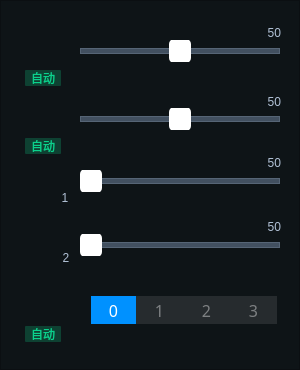
<?xml version="1.0" encoding="UTF-8"?>
<ui version="4.0">
 <class>ProcessingWidget</class>
 <widget class="QFrame" name="ProcessingWidget">
  <property name="geometry">
   <rect>
    <x>0</x>
    <y>0</y>
    <width>300</width>
    <height>370</height>
   </rect>
  </property>
  <property name="minimumSize">
   <size>
    <width>300</width>
    <height>370</height>
   </size>
  </property>
  <property name="maximumSize">
   <size>
    <width>300</width>
    <height>370</height>
   </size>
  </property>
  <property name="focusPolicy">
   <enum>Qt::ClickFocus</enum>
  </property>
  <property name="windowTitle">
   <string>Frame</string>
  </property>
  <property name="styleSheet">
   <string notr="true">QFrame
{
background:#0E1417;
}</string>
  </property>
  <property name="frameShape">
   <enum>QFrame::StyledPanel</enum>
  </property>
  <property name="frameShadow">
   <enum>QFrame::Raised</enum>
  </property>
  <widget class="CArmBothwaySlider" name="contsSlider">
   <property name="geometry">
    <rect>
     <x>80</x>
     <y>40</y>
     <width>200</width>
     <height>22</height>
    </rect>
   </property>
   <property name="minimumSize">
    <size>
     <width>200</width>
     <height>0</height>
    </size>
   </property>
   <property name="maximumSize">
    <size>
     <width>200</width>
     <height>16777215</height>
    </size>
   </property>
   <property name="mouseTracking">
    <bool>false</bool>
   </property>
   <property name="focusPolicy">
    <enum>Qt::NoFocus</enum>
   </property>
   <property name="styleSheet">
    <string notr="true">QSlider::groove:horizontal{
height: 4px;
background-color:rgba(66,80,96,1) ;
border: 1px solid #566576;
border-radius: 0px;
padding-left:-1px;
padding right:-1px;}
        
QSlider::sub-page:horizontal{
height: 4px;
background: transparent;
border: 1px solid transparent;
border-radius: 2px;
}
  
QSlider::handle:horizontal
{
    width: 22px;
    background-color:rgba(255,255,255,1);
    margin-top: -10px;
    margin-bottom: -10px;
border-radius: 5px;
}</string>
   </property>
   <property name="minimum">
    <number>-100</number>
   </property>
   <property name="maximum">
    <number>100</number>
   </property>
   <property name="singleStep">
    <number>1</number>
   </property>
   <property name="orientation">
    <enum>Qt::Horizontal</enum>
   </property>
  </widget>
  <widget class="CArmBothwaySlider" name="brtSlider">
   <property name="geometry">
    <rect>
     <x>80</x>
     <y>108</y>
     <width>200</width>
     <height>22</height>
    </rect>
   </property>
   <property name="minimumSize">
    <size>
     <width>200</width>
     <height>0</height>
    </size>
   </property>
   <property name="maximumSize">
    <size>
     <width>200</width>
     <height>16777215</height>
    </size>
   </property>
   <property name="focusPolicy">
    <enum>Qt::NoFocus</enum>
   </property>
   <property name="styleSheet">
    <string notr="true">QSlider::groove:horizontal{
height: 4px;
background-color:rgba(66,80,96,1) ;
border: 1px solid #566576;
border-radius: 0px;
padding-left:-1px;
padding right:-1px;}
        
QSlider::sub-page:horizontal{
height: 4px;
background: transparent;
border: 1px solid transparent;
border-radius: 2px;
}
  
QSlider::handle:horizontal
{
    width: 22px;
    background-color:rgba(255,255,255,1);
    margin-top: -10px;
    margin-bottom: -10px;
border-radius: 5px;
}</string>
   </property>
   <property name="minimum">
    <number>-100</number>
   </property>
   <property name="maximum">
    <number>100</number>
   </property>
   <property name="orientation">
    <enum>Qt::Horizontal</enum>
   </property>
  </widget>
  <widget class="QLabel" name="label">
   <property name="geometry">
    <rect>
     <x>30</x>
     <y>40</y>
     <width>24</width>
     <height>24</height>
    </rect>
   </property>
   <property name="minimumSize">
    <size>
     <width>24</width>
     <height>24</height>
    </size>
   </property>
   <property name="maximumSize">
    <size>
     <width>24</width>
     <height>24</height>
    </size>
   </property>
   <property name="styleSheet">
    <string notr="true">QLabel
{
image:url(&quot;:/FunctionalWidget/FunctionalWidget/Review/Resource/Contrasticon.png&quot;);
}</string>
   </property>
   <property name="text">
    <string/>
   </property>
  </widget>
  <widget class="QLabel" name="contsAuto">
   <property name="geometry">
    <rect>
     <x>25</x>
     <y>70</y>
     <width>36</width>
     <height>16</height>
    </rect>
   </property>
   <property name="minimumSize">
    <size>
     <width>36</width>
     <height>16</height>
    </size>
   </property>
   <property name="maximumSize">
    <size>
     <width>36</width>
     <height>16</height>
    </size>
   </property>
   <property name="styleSheet">
    <string notr="true">QLabel
{
background:rgba(11,209,140,0.24);
border-radius:1px;
opacity:0.24;
color:rgba(11,209,140,1);
}</string>
   </property>
   <property name="text">
    <string>自动</string>
   </property>
   <property name="alignment">
    <set>Qt::AlignCenter</set>
   </property>
  </widget>
  <widget class="QLabel" name="label_3">
   <property name="geometry">
    <rect>
     <x>30</x>
     <y>108</y>
     <width>24</width>
     <height>24</height>
    </rect>
   </property>
   <property name="minimumSize">
    <size>
     <width>24</width>
     <height>24</height>
    </size>
   </property>
   <property name="maximumSize">
    <size>
     <width>24</width>
     <height>24</height>
    </size>
   </property>
   <property name="styleSheet">
    <string notr="true">QLabel
{
image:url(&quot;:/FunctionalWidget/FunctionalWidget/Review/Resource/Bricon.png&quot;);
}</string>
   </property>
   <property name="text">
    <string/>
   </property>
  </widget>
  <widget class="QLabel" name="brtAuto">
   <property name="geometry">
    <rect>
     <x>25</x>
     <y>138</y>
     <width>36</width>
     <height>16</height>
    </rect>
   </property>
   <property name="minimumSize">
    <size>
     <width>36</width>
     <height>16</height>
    </size>
   </property>
   <property name="maximumSize">
    <size>
     <width>36</width>
     <height>16</height>
    </size>
   </property>
   <property name="styleSheet">
    <string notr="true">QLabel
{
background:rgba(11,209,140,0.24);
border-radius:1px;
opacity:0.24;
color:rgba(11,209,140,1);
}</string>
   </property>
   <property name="text">
    <string>自动</string>
   </property>
   <property name="alignment">
    <set>Qt::AlignCenter</set>
   </property>
  </widget>
  <widget class="QSlider" name="shpSlider">
   <property name="geometry">
    <rect>
     <x>80</x>
     <y>170</y>
     <width>200</width>
     <height>22</height>
    </rect>
   </property>
   <property name="minimumSize">
    <size>
     <width>200</width>
     <height>0</height>
    </size>
   </property>
   <property name="maximumSize">
    <size>
     <width>200</width>
     <height>16777215</height>
    </size>
   </property>
   <property name="focusPolicy">
    <enum>Qt::NoFocus</enum>
   </property>
   <property name="styleSheet">
    <string notr="true">QSlider::groove:horizontal{
height: 4px;
background-color:rgba(66,80,96,1) ;
border: 1px solid #566576;
border-radius: 0px;
padding-left:-1px;
padding right:-1px;}
        
QSlider::sub-page:horizontal{
height: 4px;
background: qlineargradient(x1 : 0, y1 : 0, x2 : 0, y2 : 1, stop : 0 #0091FF, stop:1 #0091FF);
background: qlineargradient(x1 : 0, y1 : 0.2, x2 : 1, y2 : 1, stop : 0 #0091FF, stop:1 #0091FF);
border: 1px solid #4A708B;
border-radius: 2px;
}
  
QSlider::handle:horizontal
{
    width: 22px;
    background-color:rgba(255,255,255,1);
    margin-top: -10px;
    margin-bottom: -10px;
border-radius: 5px;
}</string>
   </property>
   <property name="maximum">
    <number>10</number>
   </property>
   <property name="pageStep">
    <number>1</number>
   </property>
   <property name="orientation">
    <enum>Qt::Horizontal</enum>
   </property>
  </widget>
  <widget class="QLabel" name="label_5">
   <property name="geometry">
    <rect>
     <x>30</x>
     <y>170</y>
     <width>24</width>
     <height>24</height>
    </rect>
   </property>
   <property name="minimumSize">
    <size>
     <width>24</width>
     <height>24</height>
    </size>
   </property>
   <property name="maximumSize">
    <size>
     <width>24</width>
     <height>24</height>
    </size>
   </property>
   <property name="styleSheet">
    <string notr="true">QLabel
{
image:url(:/FunctionalWidget/FunctionalWidget/Review/Resource/Shicon.png);
}</string>
   </property>
   <property name="text">
    <string/>
   </property>
  </widget>
  <widget class="QSlider" name="dnsSlider">
   <property name="geometry">
    <rect>
     <x>80</x>
     <y>234</y>
     <width>200</width>
     <height>22</height>
    </rect>
   </property>
   <property name="minimumSize">
    <size>
     <width>200</width>
     <height>0</height>
    </size>
   </property>
   <property name="maximumSize">
    <size>
     <width>200</width>
     <height>16777215</height>
    </size>
   </property>
   <property name="focusPolicy">
    <enum>Qt::NoFocus</enum>
   </property>
   <property name="styleSheet">
    <string notr="true">QSlider::groove:horizontal{
height: 4px;
background-color:rgba(66,80,96,1) ;
border: 1px solid #566576;
border-radius: 0px;
padding-left:-1px;
padding right:-1px;}
        
QSlider::sub-page:horizontal{
height: 4px;
background: qlineargradient(x1 : 0, y1 : 0, x2 : 0, y2 : 1, stop : 0 #0091FF, stop:1 #0091FF);
background: qlineargradient(x1 : 0, y1 : 0.2, x2 : 1, y2 : 1, stop : 0 #0091FF, stop:1 #0091FF);
border: 1px solid #4A708B;
border-radius: 2px;
}
  
QSlider::handle:horizontal
{
    width: 22px;
    background-color:rgba(255,255,255,1);
    margin-top: -10px;
    margin-bottom: -10px;
border-radius: 5px;
}</string>
   </property>
   <property name="maximum">
    <number>10</number>
   </property>
   <property name="pageStep">
    <number>1</number>
   </property>
   <property name="orientation">
    <enum>Qt::Horizontal</enum>
   </property>
  </widget>
  <widget class="QLabel" name="label_7">
   <property name="geometry">
    <rect>
     <x>30</x>
     <y>234</y>
     <width>24</width>
     <height>24</height>
    </rect>
   </property>
   <property name="minimumSize">
    <size>
     <width>24</width>
     <height>24</height>
    </size>
   </property>
   <property name="maximumSize">
    <size>
     <width>24</width>
     <height>24</height>
    </size>
   </property>
   <property name="styleSheet">
    <string notr="true">QLabel
{
image:url(:/FunctionalWidget/FunctionalWidget/Review/Resource/Densicon.png);
}</string>
   </property>
   <property name="text">
    <string/>
   </property>
  </widget>
  <widget class="QLabel" name="label_8">
   <property name="geometry">
    <rect>
     <x>30</x>
     <y>296</y>
     <width>24</width>
     <height>24</height>
    </rect>
   </property>
   <property name="minimumSize">
    <size>
     <width>24</width>
     <height>24</height>
    </size>
   </property>
   <property name="maximumSize">
    <size>
     <width>24</width>
     <height>24</height>
    </size>
   </property>
   <property name="styleSheet">
    <string notr="true">QLabel
{
image:url(:/FunctionalWidget/FunctionalWidget/Review/Resource/Mticon.png);
}</string>
   </property>
   <property name="text">
    <string/>
   </property>
  </widget>
  <widget class="QToolButton" name="mt0Btn">
   <property name="geometry">
    <rect>
     <x>91</x>
     <y>296</y>
     <width>45</width>
     <height>28</height>
    </rect>
   </property>
   <property name="sizePolicy">
    <sizepolicy hsizetype="Expanding" vsizetype="Fixed">
     <horstretch>0</horstretch>
     <verstretch>0</verstretch>
    </sizepolicy>
   </property>
   <property name="minimumSize">
    <size>
     <width>0</width>
     <height>28</height>
    </size>
   </property>
   <property name="maximumSize">
    <size>
     <width>16777215</width>
     <height>28</height>
    </size>
   </property>
   <property name="focusPolicy">
    <enum>Qt::NoFocus</enum>
   </property>
   <property name="styleSheet">
    <string notr="true">QToolButton
{
background-color:rgba(255,255,255,0.1);
border-radius:0px;
font:16px Microsoft YaHei;
color:rgba(255,255,255,0.4);
border: 1px solid transparent;
}

QToolButton:checked
{
background-color:rgba(0,145,255,1); 
border-radius:0px 0px 0px 2px;
font:16px Microsoft YaHei; 
color:rgba(255,255,255,1);
border: 1px solid transparent;
}
</string>
   </property>
   <property name="text">
    <string>0</string>
   </property>
   <property name="checkable">
    <bool>true</bool>
   </property>
   <property name="checked">
    <bool>true</bool>
   </property>
  </widget>
  <widget class="QToolButton" name="mt1Btn">
   <property name="geometry">
    <rect>
     <x>136</x>
     <y>296</y>
     <width>47</width>
     <height>28</height>
    </rect>
   </property>
   <property name="minimumSize">
    <size>
     <width>47</width>
     <height>28</height>
    </size>
   </property>
   <property name="maximumSize">
    <size>
     <width>16777215</width>
     <height>28</height>
    </size>
   </property>
   <property name="focusPolicy">
    <enum>Qt::NoFocus</enum>
   </property>
   <property name="styleSheet">
    <string notr="true">QToolButton
{
background-color:rgba(255,255,255,0.1);
border-radius:0px;
font:16px Microsoft YaHei;
color:rgba(255,255,255,0.4);
border:none;
}

QToolButton:checked
{
background-color:rgba(0,145,255,1); 
border-radius:0px 0px 0px 2px;
font:16px Microsoft YaHei; 
color:rgba(255,255,255,1);
border:none;
}
</string>
   </property>
   <property name="text">
    <string>1</string>
   </property>
   <property name="checkable">
    <bool>true</bool>
   </property>
   <property name="checked">
    <bool>false</bool>
   </property>
  </widget>
  <widget class="QToolButton" name="mt2Btn">
   <property name="geometry">
    <rect>
     <x>183</x>
     <y>296</y>
     <width>47</width>
     <height>28</height>
    </rect>
   </property>
   <property name="minimumSize">
    <size>
     <width>47</width>
     <height>28</height>
    </size>
   </property>
   <property name="maximumSize">
    <size>
     <width>16777215</width>
     <height>28</height>
    </size>
   </property>
   <property name="focusPolicy">
    <enum>Qt::NoFocus</enum>
   </property>
   <property name="styleSheet">
    <string notr="true">QToolButton
{
background-color:rgba(255,255,255,0.1);
border-radius:0px;
font:16px Microsoft YaHei;
color:rgba(255,255,255,0.4);
border:none;
}

QToolButton:checked
{
background-color:rgba(0,145,255,1); 
border-radius:0px 0px 0px 2px;
font:16px Microsoft YaHei; 
color:rgba(255,255,255,1);
border:none;
}
</string>
   </property>
   <property name="text">
    <string>2</string>
   </property>
   <property name="checkable">
    <bool>true</bool>
   </property>
  </widget>
  <widget class="QToolButton" name="mt3Btn">
   <property name="geometry">
    <rect>
     <x>230</x>
     <y>296</y>
     <width>47</width>
     <height>28</height>
    </rect>
   </property>
   <property name="minimumSize">
    <size>
     <width>47</width>
     <height>28</height>
    </size>
   </property>
   <property name="maximumSize">
    <size>
     <width>16777215</width>
     <height>28</height>
    </size>
   </property>
   <property name="focusPolicy">
    <enum>Qt::NoFocus</enum>
   </property>
   <property name="styleSheet">
    <string notr="true">QToolButton
{
background-color:rgba(255,255,255,0.1);
border-radius:0px;
font:16px Microsoft YaHei;
color:rgba(255,255,255,0.4);
border:none;
}

QToolButton:checked
{
background-color:rgba(0,145,255,1); 
border-radius:0px 0px 0px 2px;
font:16px Microsoft YaHei; 
color:rgba(255,255,255,1);
border:none;
}
</string>
   </property>
   <property name="text">
    <string>3</string>
   </property>
   <property name="checkable">
    <bool>true</bool>
   </property>
  </widget>
  <widget class="QToolButton" name="dnsBtn">
   <property name="geometry">
    <rect>
     <x>54</x>
     <y>250</y>
     <width>24</width>
     <height>16</height>
    </rect>
   </property>
   <property name="minimumSize">
    <size>
     <width>24</width>
     <height>16</height>
    </size>
   </property>
   <property name="maximumSize">
    <size>
     <width>24</width>
     <height>16</height>
    </size>
   </property>
   <property name="focusPolicy">
    <enum>Qt::NoFocus</enum>
   </property>
   <property name="layoutDirection">
    <enum>Qt::RightToLeft</enum>
   </property>
   <property name="styleSheet">
    <string notr="true">QToolButton
{
border:none;
background:#0E1417;
color:#B1C1D6;
font: 12px &quot;Microsoft YaHei&quot;;
}</string>
   </property>
   <property name="text">
    <string>2</string>
   </property>
   <property name="icon">
    <iconset resource="../../CArmWorkStation.qrc">
     <normaloff>:/FunctionalWidget/FunctionalWidget/Review/Resource/triangle.png</normaloff>:/FunctionalWidget/FunctionalWidget/Review/Resource/triangle.png</iconset>
   </property>
   <property name="iconSize">
    <size>
     <width>7</width>
     <height>7</height>
    </size>
   </property>
   <property name="toolButtonStyle">
    <enum>Qt::ToolButtonTextBesideIcon</enum>
   </property>
  </widget>
  <widget class="QToolButton" name="shpBtn">
   <property name="geometry">
    <rect>
     <x>54</x>
     <y>190</y>
     <width>22</width>
     <height>16</height>
    </rect>
   </property>
   <property name="minimumSize">
    <size>
     <width>22</width>
     <height>16</height>
    </size>
   </property>
   <property name="maximumSize">
    <size>
     <width>22</width>
     <height>16</height>
    </size>
   </property>
   <property name="focusPolicy">
    <enum>Qt::NoFocus</enum>
   </property>
   <property name="layoutDirection">
    <enum>Qt::RightToLeft</enum>
   </property>
   <property name="styleSheet">
    <string notr="true">QToolButton
{
border:none;
background:#0E1417;
color:#B1C1D6;
font: 12px &quot;Microsoft YaHei&quot;;
}</string>
   </property>
   <property name="text">
    <string>1</string>
   </property>
   <property name="icon">
    <iconset resource="../../CArmWorkStation.qrc">
     <normaloff>:/FunctionalWidget/FunctionalWidget/Review/Resource/triangle.png</normaloff>:/FunctionalWidget/FunctionalWidget/Review/Resource/triangle.png</iconset>
   </property>
   <property name="iconSize">
    <size>
     <width>7</width>
     <height>7</height>
    </size>
   </property>
   <property name="toolButtonStyle">
    <enum>Qt::ToolButtonTextBesideIcon</enum>
   </property>
  </widget>
  <widget class="QLabel" name="contsValue">
   <property name="geometry">
    <rect>
     <x>220</x>
     <y>25</y>
     <width>61</width>
     <height>16</height>
    </rect>
   </property>
   <property name="styleSheet">
    <string notr="true">QLabel
{
border:none;
background:transparent;
color:#B1C1D6;
font: 12px &quot;Microsoft YaHei&quot;;
}</string>
   </property>
   <property name="text">
    <string>50</string>
   </property>
   <property name="alignment">
    <set>Qt::AlignRight|Qt::AlignTrailing|Qt::AlignVCenter</set>
   </property>
  </widget>
  <widget class="QLabel" name="brtValue">
   <property name="geometry">
    <rect>
     <x>220</x>
     <y>91</y>
     <width>61</width>
     <height>21</height>
    </rect>
   </property>
   <property name="styleSheet">
    <string notr="true">QLabel
{
border:none;
background:transparent;
color:#B1C1D6;
font: 12px &quot;Microsoft YaHei&quot;;
}</string>
   </property>
   <property name="text">
    <string>50</string>
   </property>
   <property name="alignment">
    <set>Qt::AlignRight|Qt::AlignTrailing|Qt::AlignVCenter</set>
   </property>
  </widget>
  <widget class="QLabel" name="shpValue">
   <property name="geometry">
    <rect>
     <x>210</x>
     <y>155</y>
     <width>71</width>
     <height>16</height>
    </rect>
   </property>
   <property name="styleSheet">
    <string notr="true">QLabel
{
border:none;
background:transparent;
color:#B1C1D6;
font: 12px &quot;Microsoft YaHei&quot;;
}</string>
   </property>
   <property name="text">
    <string>50</string>
   </property>
   <property name="alignment">
    <set>Qt::AlignRight|Qt::AlignTrailing|Qt::AlignVCenter</set>
   </property>
  </widget>
  <widget class="QLabel" name="dnsValue">
   <property name="geometry">
    <rect>
     <x>210</x>
     <y>219</y>
     <width>71</width>
     <height>16</height>
    </rect>
   </property>
   <property name="styleSheet">
    <string notr="true">QLabel
{
border:none;
background:transparent;
color:#B1C1D6;
font: 12px &quot;Microsoft YaHei&quot;;
}</string>
   </property>
   <property name="text">
    <string>50</string>
   </property>
   <property name="alignment">
    <set>Qt::AlignRight|Qt::AlignTrailing|Qt::AlignVCenter</set>
   </property>
  </widget>
  <widget class="QLabel" name="mtAuto">
   <property name="geometry">
    <rect>
     <x>25</x>
     <y>326</y>
     <width>36</width>
     <height>16</height>
    </rect>
   </property>
   <property name="minimumSize">
    <size>
     <width>36</width>
     <height>16</height>
    </size>
   </property>
   <property name="maximumSize">
    <size>
     <width>36</width>
     <height>16</height>
    </size>
   </property>
   <property name="styleSheet">
    <string notr="true">QLabel
{
background:rgba(11,209,140,0.24);
border-radius:1px;
opacity:0.24;
color:rgba(11,209,140,1);
}</string>
   </property>
   <property name="text">
    <string>自动</string>
   </property>
   <property name="alignment">
    <set>Qt::AlignCenter</set>
   </property>
  </widget>
  <zorder>contsSlider</zorder>
  <zorder>brtSlider</zorder>
  <zorder>label</zorder>
  <zorder>contsAuto</zorder>
  <zorder>label_3</zorder>
  <zorder>brtAuto</zorder>
  <zorder>shpSlider</zorder>
  <zorder>label_5</zorder>
  <zorder>dnsSlider</zorder>
  <zorder>label_8</zorder>
  <zorder>mt0Btn</zorder>
  <zorder>mt1Btn</zorder>
  <zorder>mt2Btn</zorder>
  <zorder>mt3Btn</zorder>
  <zorder>dnsBtn</zorder>
  <zorder>shpBtn</zorder>
  <zorder>contsValue</zorder>
  <zorder>brtValue</zorder>
  <zorder>shpValue</zorder>
  <zorder>dnsValue</zorder>
  <zorder>label_7</zorder>
  <zorder>mtAuto</zorder>
 </widget>
 <customwidgets>
  <customwidget>
   <class>CArmBothwaySlider</class>
   <extends>QSlider</extends>
   <header>CArmBothwaySlider.h</header>
  </customwidget>
 </customwidgets>
 <resources>
  <include location="../../../CArmTouchPanel/CArmTouchPanel.qrc"/>
  <include location="../../CArmWorkStation.qrc"/>
 </resources>
 <connections/>
</ui>
